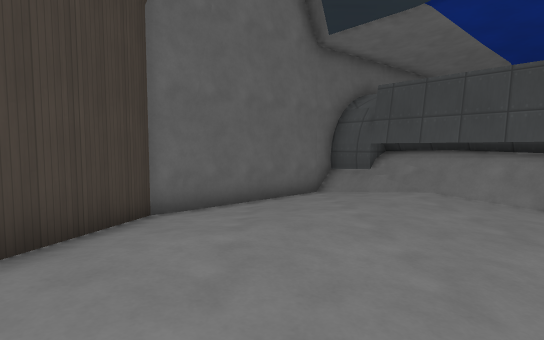
[1] (above)

12 first-person views from a walk through a level from a Godot 3-D game. The camera is 1.2 m above the floor, tilts 4° down and sees 80° across. The floor is counted in squares, 1 m on a side. Each view is taken from the middle of a square. On the plan, view 1 faces up. The plan holds only what a view shows up to about 14 squares ahead; the rest is blank. The place goes on beyond the plan. Flat picture figures and markers are not drawn. Surface patterns are stand-ins for the level's own textures.

[2]
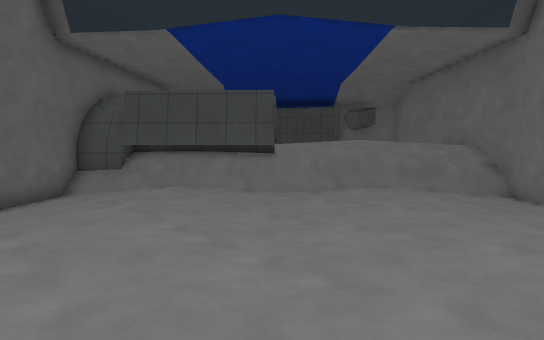

[3]
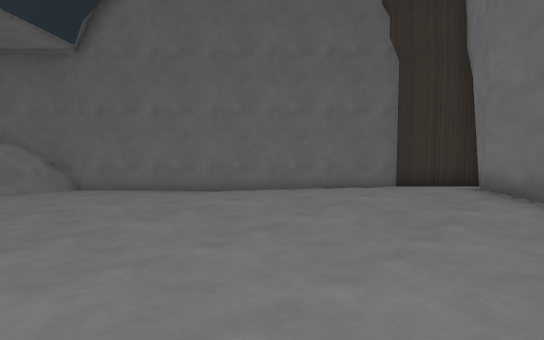

[4]
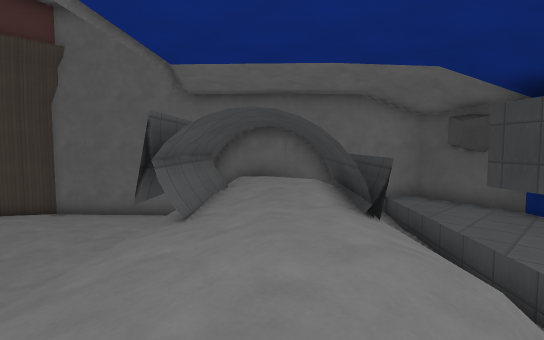

[5]
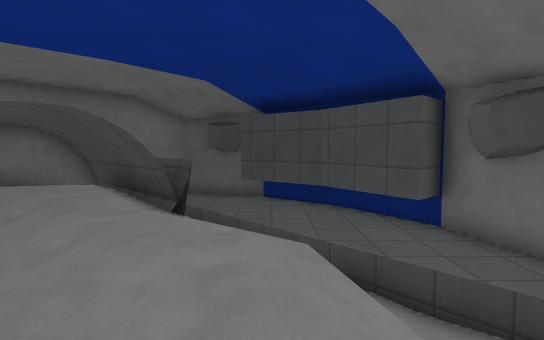

[6]
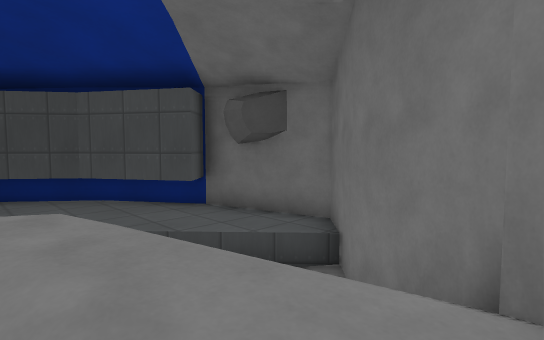

[7]
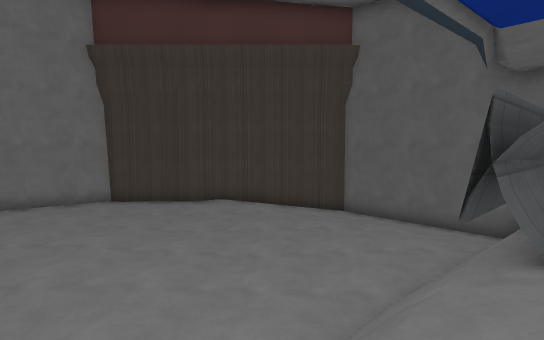

[8]
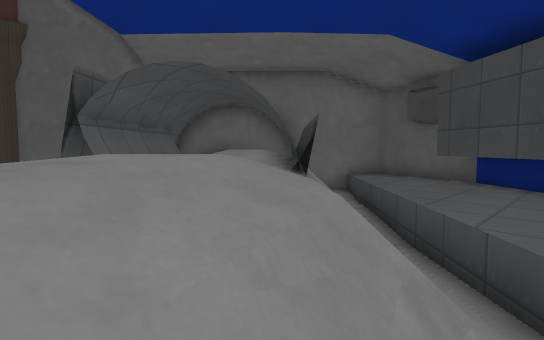

[9]
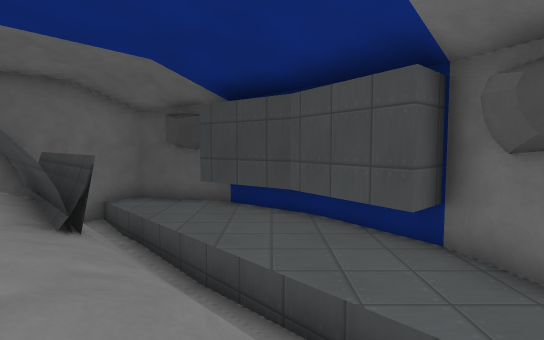

[10]
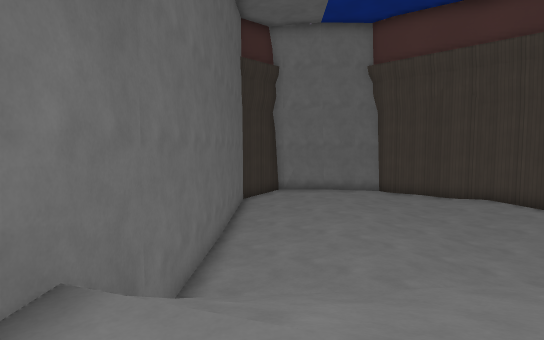

[11]
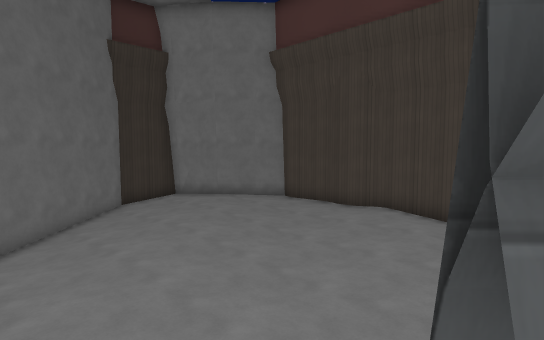

[12]
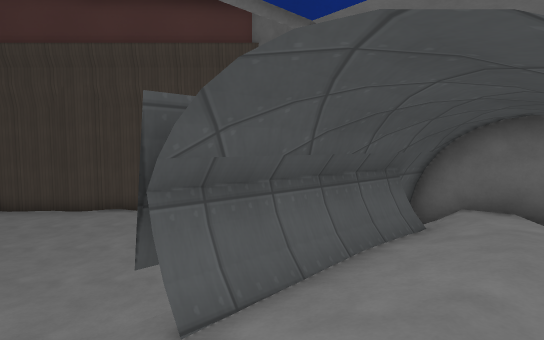

### Floor plan
Key: @ floor where view 1 was taken; # wall or solid block; . main floor; : floor 0.25 m higher than the main floor; - floor 0.25 m lower than the main floor; + floor 1.5 m higher than the main floor; / step, stairs or slope; = window, fence, low wall or low ledge; ^ raised ledge; v drop or lower ground; O other object.
Columns run from 3 left of view 1 to 17 right of it. Each row starts with its distance up from view 1.
 15          vv^^^^#v
 14         ###=^^^^^v
 13           ##/^^^^^v
 12           ##O/^^^^#
 11    #####   ##O/^^^^#
 10   ##--=##/  #=//^^^^
  9  ##---.O#//+ ////^^^v
  8 ##---...##//++////^^#
  7 #---..../=#//++///^^^
  6 #-......./////+//  #
  5 #.......-./////+//
  4 #......-...////+/#
  3 #:....-.....////vv
  2 #:.........../=/#
  1 #:..........--##
  0 #..@.......---#
 -1 #.........---#
 -2 #..:::...--v#
 -3 ##::::...-#v
 -4  v#::...-#v
 -5    v:...#v
 -6    #...#v
 -7    v###v

Where each view was taken, in squares from view 1:
view 1: 0 up, 0 right, facing up
view 2: 1 down, 1 left, facing up-right
view 3: 4 up, 2 left, facing down-right
view 4: 4 up, 13 right, facing up-left
view 5: 3 up, 12 right, facing up
view 6: 3 up, 11 right, facing up-right
view 7: 4 up, 11 right, facing left
view 8: 5 up, 14 right, facing up-left
view 9: 5 up, 13 right, facing up
view 10: 5 up, 13 right, facing down-left
view 11: 7 up, 8 right, facing down-left
view 12: 8 up, 10 right, facing left
